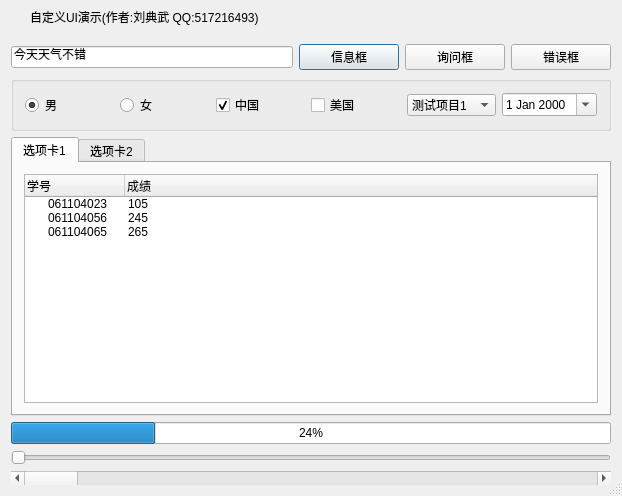
<?xml version="1.0" encoding="UTF-8"?>
<ui version="4.0">
 <class>frmMain</class>
 <widget class="QDialog" name="frmMain">
  <property name="geometry">
   <rect>
    <x>0</x>
    <y>0</y>
    <width>622</width>
    <height>496</height>
   </rect>
  </property>
  <property name="windowTitle">
   <string>frmMain</string>
  </property>
  <property name="sizeGripEnabled">
   <bool>true</bool>
  </property>
  <layout class="QVBoxLayout" name="verticalLayout">
   <property name="spacing">
    <number>0</number>
   </property>
   <property name="leftMargin">
    <number>0</number>
   </property>
   <property name="topMargin">
    <number>0</number>
   </property>
   <property name="rightMargin">
    <number>0</number>
   </property>
   <property name="bottomMargin">
    <number>0</number>
   </property>
   <item>
    <widget class="QWidget" name="widget_title" native="true">
     <property name="sizePolicy">
      <sizepolicy hsizetype="Preferred" vsizetype="Fixed">
       <horstretch>0</horstretch>
       <verstretch>0</verstretch>
      </sizepolicy>
     </property>
     <property name="minimumSize">
      <size>
       <width>100</width>
       <height>33</height>
      </size>
     </property>
     <layout class="QHBoxLayout" name="horizontalLayout_2">
      <property name="spacing">
       <number>0</number>
      </property>
      <property name="leftMargin">
       <number>0</number>
      </property>
      <property name="topMargin">
       <number>0</number>
      </property>
      <property name="rightMargin">
       <number>0</number>
      </property>
      <property name="bottomMargin">
       <number>0</number>
      </property>
      <item>
       <widget class="QLabel" name="lab_Ico">
        <property name="sizePolicy">
         <sizepolicy hsizetype="Minimum" vsizetype="Preferred">
          <horstretch>0</horstretch>
          <verstretch>0</verstretch>
         </sizepolicy>
        </property>
        <property name="minimumSize">
         <size>
          <width>30</width>
          <height>0</height>
         </size>
        </property>
        <property name="text">
         <string/>
        </property>
        <property name="alignment">
         <set>Qt::AlignCenter</set>
        </property>
       </widget>
      </item>
      <item>
       <widget class="QLabel" name="lab_Title">
        <property name="sizePolicy">
         <sizepolicy hsizetype="Expanding" vsizetype="Preferred">
          <horstretch>0</horstretch>
          <verstretch>0</verstretch>
         </sizepolicy>
        </property>
        <property name="styleSheet">
         <string notr="true">font: 10pt &quot;微软雅黑&quot;;</string>
        </property>
        <property name="text">
         <string>自定义UI演示(作者:刘典武 QQ:517216493)</string>
        </property>
        <property name="alignment">
         <set>Qt::AlignLeading|Qt::AlignLeft|Qt::AlignVCenter</set>
        </property>
       </widget>
      </item>
      <item>
       <widget class="QWidget" name="widget_menu" native="true">
        <property name="sizePolicy">
         <sizepolicy hsizetype="Minimum" vsizetype="Preferred">
          <horstretch>0</horstretch>
          <verstretch>0</verstretch>
         </sizepolicy>
        </property>
        <layout class="QHBoxLayout" name="horizontalLayout">
         <property name="spacing">
          <number>0</number>
         </property>
         <property name="leftMargin">
          <number>0</number>
         </property>
         <property name="topMargin">
          <number>0</number>
         </property>
         <property name="rightMargin">
          <number>0</number>
         </property>
         <property name="bottomMargin">
          <number>0</number>
         </property>
         <item>
          <widget class="QPushButton" name="btnMenu_Max">
           <property name="sizePolicy">
            <sizepolicy hsizetype="Minimum" vsizetype="Expanding">
             <horstretch>0</horstretch>
             <verstretch>0</verstretch>
            </sizepolicy>
           </property>
           <property name="minimumSize">
            <size>
             <width>31</width>
             <height>0</height>
            </size>
           </property>
           <property name="cursor">
            <cursorShape>ArrowCursor</cursorShape>
           </property>
           <property name="focusPolicy">
            <enum>Qt::NoFocus</enum>
           </property>
           <property name="toolTip">
            <string>最大化</string>
           </property>
           <property name="text">
            <string/>
           </property>
           <property name="flat">
            <bool>true</bool>
           </property>
          </widget>
         </item>
         <item>
          <widget class="QPushButton" name="btnMenu">
           <property name="sizePolicy">
            <sizepolicy hsizetype="Minimum" vsizetype="Expanding">
             <horstretch>0</horstretch>
             <verstretch>0</verstretch>
            </sizepolicy>
           </property>
           <property name="minimumSize">
            <size>
             <width>31</width>
             <height>0</height>
            </size>
           </property>
           <property name="cursor">
            <cursorShape>ArrowCursor</cursorShape>
           </property>
           <property name="focusPolicy">
            <enum>Qt::NoFocus</enum>
           </property>
           <property name="toolTip">
            <string>菜单</string>
           </property>
           <property name="text">
            <string/>
           </property>
           <property name="autoDefault">
            <bool>true</bool>
           </property>
           <property name="default">
            <bool>false</bool>
           </property>
           <property name="flat">
            <bool>true</bool>
           </property>
          </widget>
         </item>
         <item>
          <widget class="QPushButton" name="btnMenu_Min">
           <property name="sizePolicy">
            <sizepolicy hsizetype="Minimum" vsizetype="Expanding">
             <horstretch>0</horstretch>
             <verstretch>0</verstretch>
            </sizepolicy>
           </property>
           <property name="minimumSize">
            <size>
             <width>31</width>
             <height>0</height>
            </size>
           </property>
           <property name="cursor">
            <cursorShape>ArrowCursor</cursorShape>
           </property>
           <property name="focusPolicy">
            <enum>Qt::NoFocus</enum>
           </property>
           <property name="toolTip">
            <string>最小化</string>
           </property>
           <property name="text">
            <string/>
           </property>
           <property name="flat">
            <bool>true</bool>
           </property>
          </widget>
         </item>
         <item>
          <widget class="QPushButton" name="btnMenu_Close">
           <property name="sizePolicy">
            <sizepolicy hsizetype="Minimum" vsizetype="Expanding">
             <horstretch>0</horstretch>
             <verstretch>0</verstretch>
            </sizepolicy>
           </property>
           <property name="minimumSize">
            <size>
             <width>40</width>
             <height>0</height>
            </size>
           </property>
           <property name="cursor">
            <cursorShape>ArrowCursor</cursorShape>
           </property>
           <property name="focusPolicy">
            <enum>Qt::NoFocus</enum>
           </property>
           <property name="toolTip">
            <string>关闭</string>
           </property>
           <property name="text">
            <string/>
           </property>
           <property name="flat">
            <bool>true</bool>
           </property>
          </widget>
         </item>
        </layout>
       </widget>
      </item>
     </layout>
    </widget>
   </item>
   <item>
    <widget class="QWidget" name="widget_main" native="true">
     <property name="styleSheet">
      <string notr="true">font: 10pt &quot;微软雅黑&quot;;</string>
     </property>
     <layout class="QVBoxLayout" name="verticalLayout_2">
      <item>
       <layout class="QHBoxLayout" name="horizontalLayout_3">
        <item>
         <widget class="QLineEdit" name="lineEdit">
          <property name="text">
           <string>今天天气不错</string>
          </property>
         </widget>
        </item>
        <item>
         <widget class="QPushButton" name="pushButton">
          <property name="minimumSize">
           <size>
            <width>100</width>
            <height>0</height>
           </size>
          </property>
          <property name="text">
           <string>信息框</string>
          </property>
         </widget>
        </item>
        <item>
         <widget class="QPushButton" name="pushButton_2">
          <property name="minimumSize">
           <size>
            <width>100</width>
            <height>0</height>
           </size>
          </property>
          <property name="text">
           <string>询问框</string>
          </property>
         </widget>
        </item>
        <item>
         <widget class="QPushButton" name="pushButton_3">
          <property name="minimumSize">
           <size>
            <width>100</width>
            <height>0</height>
           </size>
          </property>
          <property name="text">
           <string>错误框</string>
          </property>
         </widget>
        </item>
       </layout>
      </item>
      <item>
       <widget class="QGroupBox" name="groupBox">
        <property name="title">
         <string/>
        </property>
        <layout class="QHBoxLayout" name="horizontalLayout_4">
         <item>
          <widget class="QRadioButton" name="radioButton">
           <property name="text">
            <string>男</string>
           </property>
           <property name="checked">
            <bool>true</bool>
           </property>
          </widget>
         </item>
         <item>
          <widget class="QRadioButton" name="radioButton_2">
           <property name="text">
            <string>女</string>
           </property>
          </widget>
         </item>
         <item>
          <widget class="QCheckBox" name="checkBox">
           <property name="text">
            <string>中国</string>
           </property>
           <property name="checked">
            <bool>true</bool>
           </property>
          </widget>
         </item>
         <item>
          <widget class="QCheckBox" name="checkBox_2">
           <property name="text">
            <string>美国</string>
           </property>
          </widget>
         </item>
         <item>
          <widget class="QComboBox" name="comboBox">
           <item>
            <property name="text">
             <string>测试项目1</string>
            </property>
           </item>
           <item>
            <property name="text">
             <string>测试项目2</string>
            </property>
           </item>
           <item>
            <property name="text">
             <string>测试项目3</string>
            </property>
           </item>
          </widget>
         </item>
         <item>
          <widget class="QDateEdit" name="dateEdit">
           <property name="calendarPopup">
            <bool>true</bool>
           </property>
          </widget>
         </item>
        </layout>
       </widget>
      </item>
      <item>
       <widget class="QTabWidget" name="tabWidget">
        <property name="currentIndex">
         <number>0</number>
        </property>
        <widget class="QWidget" name="tab">
         <attribute name="title">
          <string>选项卡1</string>
         </attribute>
         <layout class="QVBoxLayout" name="verticalLayout_3">
          <item>
           <widget class="QTreeWidget" name="treeWidget">
            <column>
             <property name="text">
              <string>学号</string>
             </property>
            </column>
            <column>
             <property name="text">
              <string>成绩</string>
             </property>
            </column>
            <item>
             <property name="text">
              <string>061104023</string>
             </property>
             <property name="text">
              <string>105</string>
             </property>
            </item>
            <item>
             <property name="text">
              <string>061104056</string>
             </property>
             <property name="text">
              <string>245</string>
             </property>
            </item>
            <item>
             <property name="text">
              <string>061104065</string>
             </property>
             <property name="text">
              <string>265</string>
             </property>
            </item>
           </widget>
          </item>
         </layout>
        </widget>
        <widget class="QWidget" name="tab_2">
         <attribute name="title">
          <string>选项卡2</string>
         </attribute>
         <layout class="QVBoxLayout" name="verticalLayout_4">
          <item>
           <widget class="QTableWidget" name="tableWidget">
            <property name="selectionBehavior">
             <enum>QAbstractItemView::SelectRows</enum>
            </property>
            <row>
             <property name="text">
              <string>1</string>
             </property>
            </row>
            <row>
             <property name="text">
              <string>2</string>
             </property>
            </row>
            <row>
             <property name="text">
              <string>3</string>
             </property>
            </row>
            <column>
             <property name="text">
              <string>学号</string>
             </property>
            </column>
            <column>
             <property name="text">
              <string>成绩</string>
             </property>
            </column>
            <item row="0" column="0">
             <property name="text">
              <string>061104023</string>
             </property>
            </item>
            <item row="0" column="1">
             <property name="text">
              <string>105</string>
             </property>
            </item>
            <item row="1" column="0">
             <property name="text">
              <string>061104025</string>
             </property>
            </item>
            <item row="1" column="1">
             <property name="text">
              <string>108</string>
             </property>
            </item>
            <item row="2" column="0">
             <property name="text">
              <string>061104056</string>
             </property>
            </item>
            <item row="2" column="1">
             <property name="text">
              <string>235</string>
             </property>
            </item>
           </widget>
          </item>
         </layout>
        </widget>
       </widget>
      </item>
      <item>
       <widget class="QProgressBar" name="progressBar">
        <property name="value">
         <number>24</number>
        </property>
       </widget>
      </item>
      <item>
       <widget class="QSlider" name="horizontalSlider">
        <property name="orientation">
         <enum>Qt::Horizontal</enum>
        </property>
       </widget>
      </item>
      <item>
       <widget class="QScrollBar" name="horizontalScrollBar">
        <property name="orientation">
         <enum>Qt::Horizontal</enum>
        </property>
       </widget>
      </item>
     </layout>
    </widget>
   </item>
  </layout>
 </widget>
 <layoutdefault spacing="6" margin="11"/>
 <resources/>
 <connections/>
</ui>
